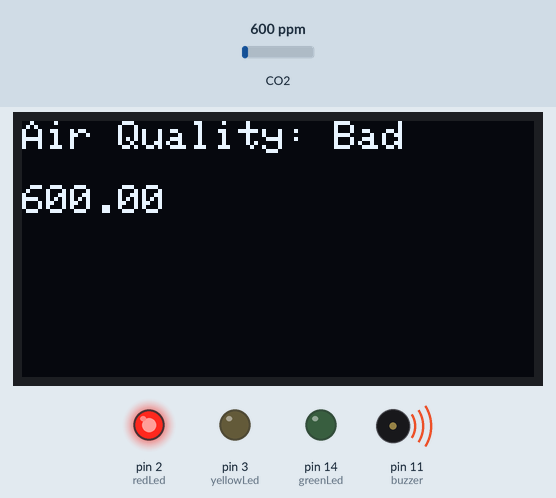
Simulated run of this sketch. Board: Arduino Uno, built with avr-gcc and run on an emulated ATmega328P. Shown: 128×64 one-colour display, output pins drawn as LEDs (lit = HIGH), buzzer (waves = sounding, pin HIGH). Inputs (shaded band) come from the test bench; at power-on: CO2 600 ppm. The display library's start-up logo is not drawn; what the sketch prints to the serial monitor is not drawn.

Above: at 3.2 s.
3.3 s: CO2 set to 452 ppm
At 4.3 s:
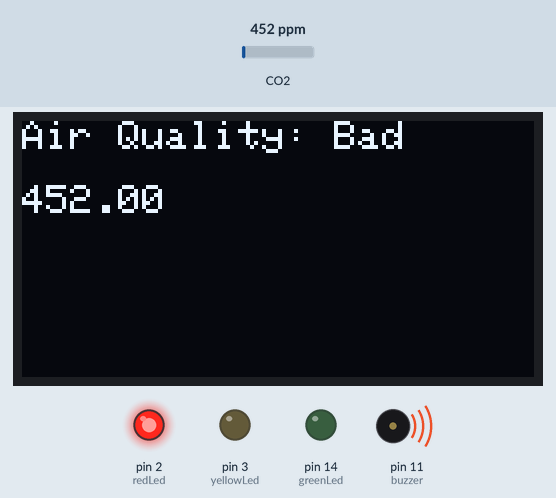
5.1 s: CO2 set to 1050 ppm
At 6.4 s:
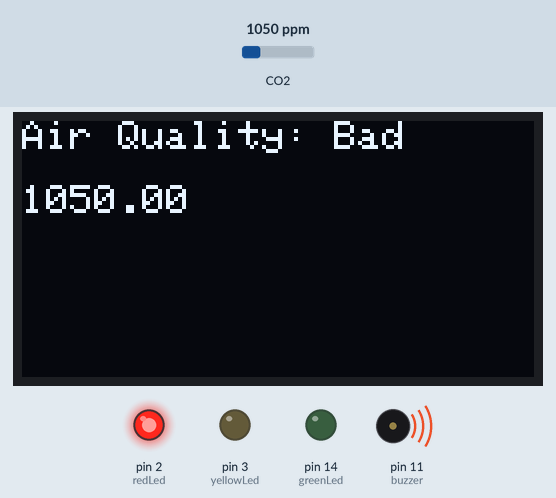
6.7 s: CO2 set to 1700 ppm
At 7.3 s:
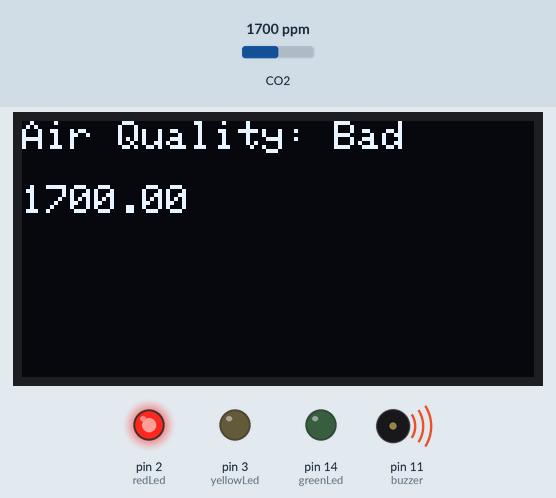
Timing chart, 0 to 9.7 s (numbered marks = the images above; inputs shaded):
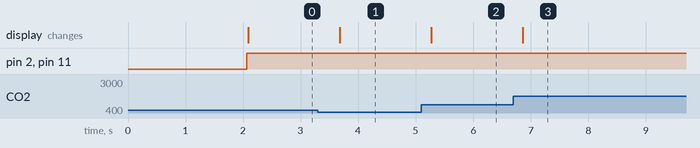

The sketch:

code.ino
```cpp
 #include "MQ135.h"
#include <Wire.h>
#include <Adafruit_GFX.h>
#include <Adafruit_SSD1306.h>
#define SCREEN_WIDTH 128 // OLED display width, in pixels
#define SCREEN_HEIGHT 64 // OLED display height, in pixels
#define OLED_RESET    -1
Adafruit_SSD1306 display(SCREEN_WIDTH, SCREEN_HEIGHT, &Wire, OLED_RESET);


const int aqsensor = 28; // Assuming the MQ135 is connected to analog pin A0
const int greenLed = 14; // Green LED connected to pin 14
const int yellowLed = 3; // Yellow LED connected to pin 3
const int redLed = 2;    // Red LED connected to pin 2
const int buzzer = 11;   // Buzzer connected to pin 11

void setup() {
  Serial.begin(9600); // Initialize serial communication at 9600 bits per second
  pinMode(greenLed, OUTPUT); // Set the green LED pin as an output
  pinMode(yellowLed, OUTPUT); // Set the yellow LED pin as an output
  pinMode(redLed, OUTPUT);    // Set the red LED pin as an output
  pinMode(buzzer, OUTPUT);    // Set the buzzer pin as an output

  Wire.begin(); // Initialize I2C for SDA on I04 and SCL on I05
  if(!display.begin(SSD1306_SWITCHCAPVCC, 0x3C)) { // Address 0x3C for 128x64
    Serial.println(F("SSD1306 allocation failed"));
    for(;;); // Don't proceed, loop forever
  }
  display.display();
  delay(2000); // Pause for 2 seconds
  display.clearDisplay();
}

void loop() {
  MQ135 gasSensor = MQ135(aqsensor); // Read MQ135 analog outputs at A0 and store it in ppm
  float ppm = gasSensor.getPPM();

  Serial.print("Air Quality: ");
  Serial.println(ppm); // Print value of ppm

  display.clearDisplay();
  display.setTextSize(1);
  display.setTextColor(WHITE);
  display.setCursor(0,0);
  display.print("Air Quality: ");

  // Control LEDs and buzzer based on ppm value
  if (ppm < 0.075) {
    // If ppm is between 100 and 150, turn on green LED
    digitalWrite(greenLed, HIGH);
    digitalWrite(yellowLed, LOW);
    digitalWrite(redLed, LOW);
    digitalWrite(buzzer, LOW);
    display.println("Good\n");
    display.println(ppm);
    display.display();
  } else if (ppm >= 0.075 && ppm < 0.135) {
    // If ppm is between 150 and 200, turn on yellow LED
    digitalWrite(greenLed, LOW);
    digitalWrite(yellowLed, HIGH);
    digitalWrite(redLed, LOW);
    digitalWrite(buzzer, LOW);
    display.println("Okayish\n");
    display.println(ppm);
    display.display();
  } else if (ppm >= 0.135) {
    // If ppm is 200 or above, turn on red LED and buzzer
    digitalWrite(greenLed, LOW);
    digitalWrite(yellowLed, LOW);
    digitalWrite(redLed, HIGH);
    digitalWrite(buzzer, HIGH);
    display.println("Bad\n");
    display.println(ppm);
    display.display();
  }

  delay(500); // Wait for 500 milliseconds
}
 
```

Measured:
- after the input at 3.3 s, the display: changes after 0.38 s (image 1)
- after the input at 5.1 s, the display: changes after 0.17 s (image 2)
- after the input at 6.7 s, the display: changes after 0.16 s (image 3)
